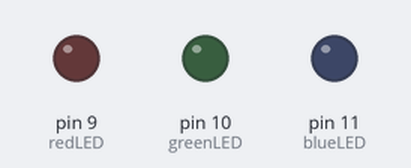
A sketch run on a simulated Arduino Uno, built with avr-gcc and run on an emulated ATmega328P. Shown: output pins drawn as LEDs (lit = HIGH).

Above: at 0.05 s.
At 0.69 s:
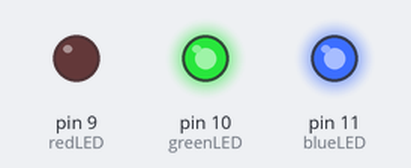
At 1.38 s:
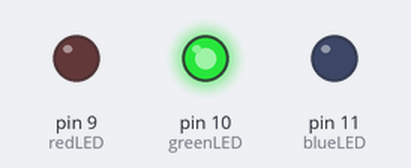
At 1.5 s:
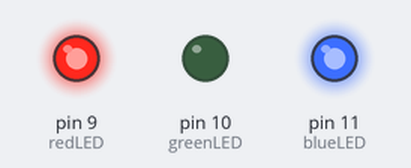
At 2.26 s:
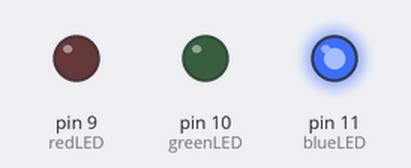
At 2.83 s:
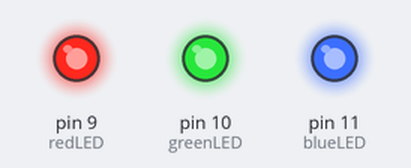
Timing chart, 0 to 3.1 s (numbered marks = the images above):
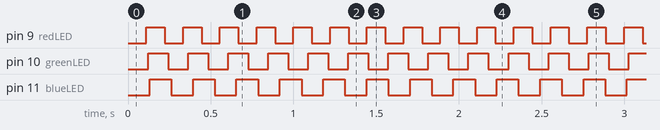

The sketch:

Multi_LED_Controller.ino
```cpp
  // project description

  // definitions
  // define debuging on or off
  #define DEBUG 0
  // define output pins
  #define redLED 9
  #define greenLED 10
  #define blueLED 11

  // debug function
  #if DEBUG ==1
  #define debug(x) Serial.print(x)
  #define debugln(x) Serial.println(x)
  #else
  #define debug(x)
  #define debugln(x)
  #endif

void setup() {
  // put your setup code here, to run once:
  Serial.begin(9600);

  //set pin modes

  pinMode(redLED, OUTPUT);
  pinMode(greenLED, OUTPUT);
  pinMode(blueLED, OUTPUT);

  //set pin initial state
    digitalWrite(redLED, LOW);
    digitalWrite(greenLED, LOW);
    digitalWrite(blueLED, LOW);

  debugln("Setup compete.");
}

void loop() {
  // put your main code here, to run repeatedly:
  // put the function calls here
  driveredLED();
  drivegreenLED();
  driveblueLED();

  // debug("Value: ");
  // debugln(b);
}

// Functions
void driveredLED(){
  static unsigned long redMillis = millis();

  if (millis() - redMillis > 110) {
    digitalWrite(redLED, !digitalRead(redLED));
    redMillis = millis();
    debug("Red state: ");
    debugln(digitalRead(redLED));
  }
}

void drivegreenLED(){
  static unsigned long greenMillis = millis();

  if (millis() - greenMillis > 120) {
    digitalWrite(greenLED, !digitalRead(greenLED));
    greenMillis = millis();
    debug("Green state: ");
    debugln(digitalRead(greenLED));
  }
}
void driveblueLED(){
  static unsigned long blueMillis = millis();

  if (millis() - blueMillis > 130) {
    digitalWrite(blueLED, !digitalRead(blueLED));
    blueMillis = millis();
    debug("Blue state: ");
    debugln(digitalRead(blueLED));
  }
}


// End
```

Measured:
- by itself, pin 9 (redLED): alternates HIGH for 0.11 s and LOW for 0.11 s
- by itself, pin 10 (greenLED): alternates HIGH for 0.12 s and LOW for 0.12 s
- by itself, pin 11 (blueLED): alternates HIGH for 0.13 s and LOW for 0.13 s
